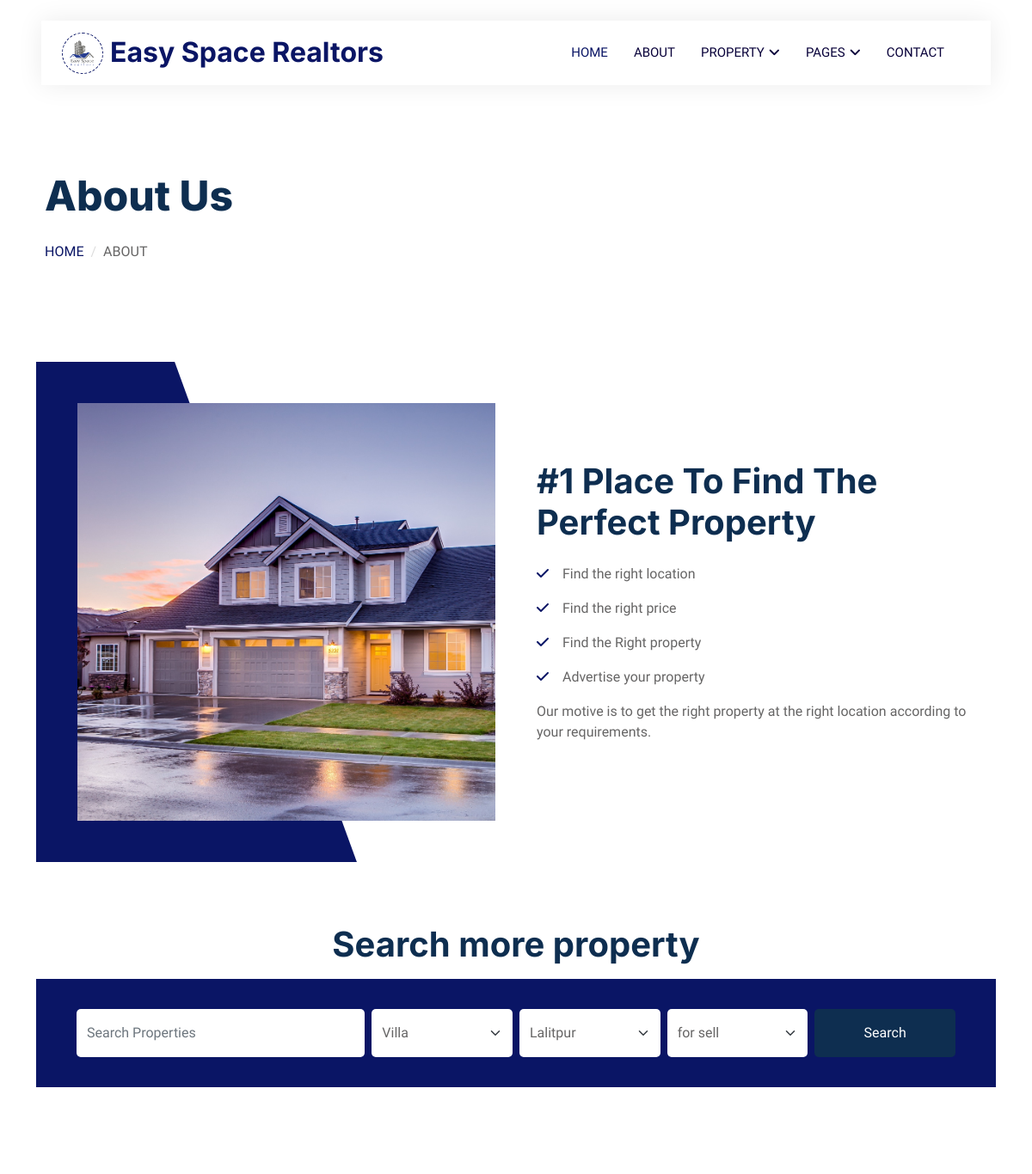
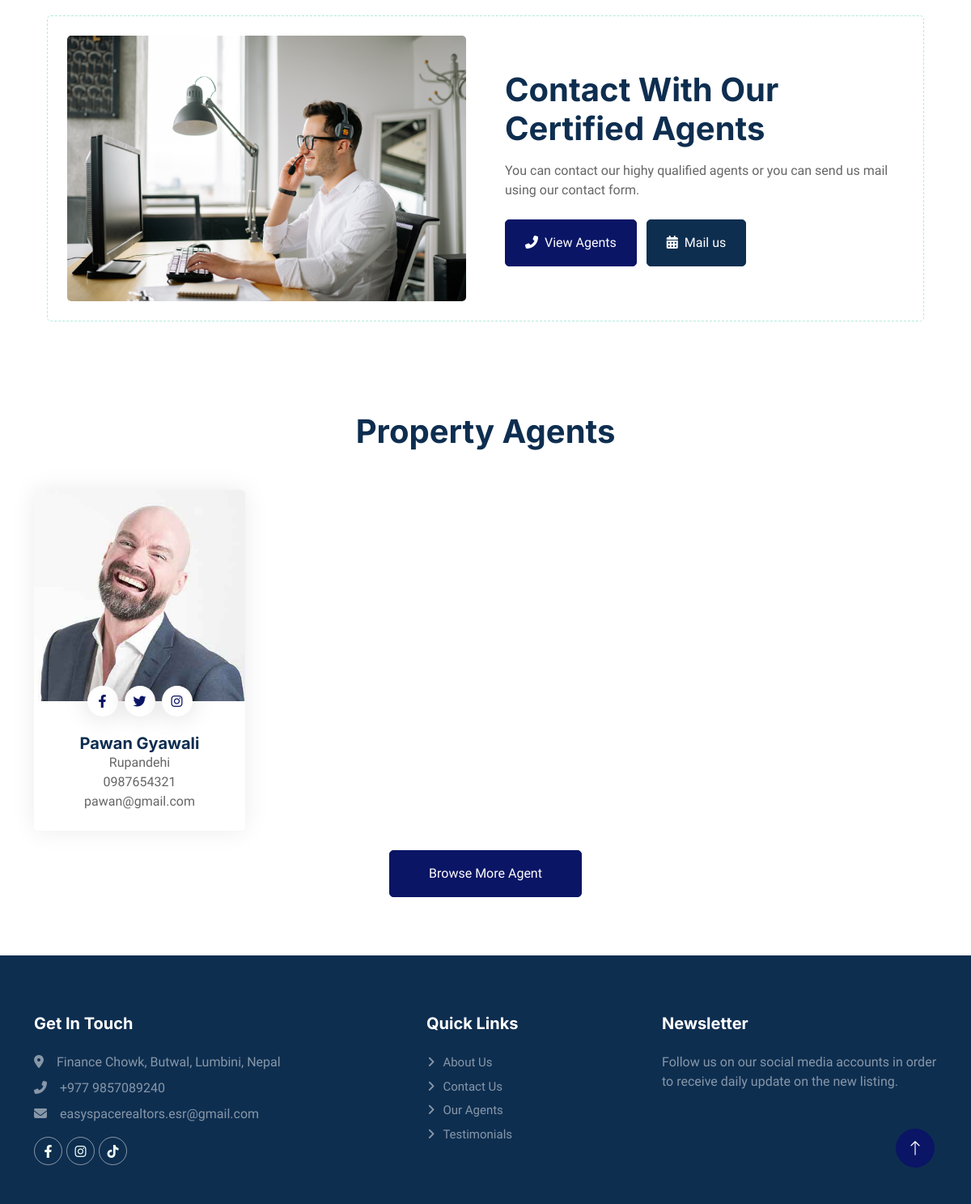
The page /about/ on the database its author committed (2 pictures, top to bottom).
### app01/models.py (models this page shows, shortened)
class Agent(models.Model):
    fullname            = models.CharField(max_length=200,blank = True, null= True)
    image               = models.ImageField(upload_to='static/images', blank = True, null= True)
    city                = models.ForeignKey(City, on_delete=models.SET_NULL,null=True)
    phone               = models.CharField(max_length=200,null=True,default=None)
    email                = models.CharField(max_length=200,null=True,default=None)
    facebook            = models.CharField(max_length=200,null=True,default=None)
    instagram           = models.CharField(max_length=200,null=True,default=None)
    twitter             = models.CharField(max_length=200,null=True,default=None)
    tiktok              = models.CharField(max_length=200,null=True,default=None)
    skype               = models.CharField(max_length=200,null=True,default=None)
    created_at          = models.DateTimeField(auto_now=True)
    updated_at          = models.DateTimeField(auto_now_add=True)

class City(models.Model):
    title               = models.CharField(max_length=200,blank = True, null= True)
    created_at          = models.DateTimeField(auto_now=True)
    updated_at          = models.DateTimeField(auto_now_add=True)
    class Meta:
        verbose_name= 'City'
        verbose_name_plural = 'Cities'
    def __str__(self):
        return f'{self.title}'

### app01/views.py (the view)
# urls.py: path('about/', views.aboutUs_view, name='aboutUs_view'),
def aboutUs_view(request):
    return render(request, 'app01/about.html')

### app01/context_processor.py (called while the page is built)
def menu_links(request):
    try:
        locations = City.objects.all()
    except:
        locations = None
    try:
        types = PropertyType.objects.all()
    except:
        types = None
    try:
        c_agents = Agent.objects.all()
    except:
        c_agents = None
    try:
        c_agents=c_agents[:4]
    except:
        pass
    try:
        c_testimonials = Testimonial.objects.all()[:3]
    except:
        c_testimonials = Testimonial.objects.all()
    return dict( locations = locations , types = types , c_agents = c_agents , c_testimonials = c_testimonials)

### templates/app01/about.html (shortened to what this page needs)
{% extends './base.html' %}
{% load static %}
{% block content %}
<div class="container-fluid header bg-white p-0 m-1">
    <div class="row g-0 align-items-center flex-column-reverse flex-md-row">
        <div class="col-md-6 p-5 mt-lg-5">
            <h1 class="display-5 animated fadeIn mb-4">About Us</h1>
                <nav aria-label="breadcrumb animated fadeIn">
                <ol class="breadcrumb text-uppercase">
                    <li class="breadcrumb-item"><a href="#">Home</a></li>
                    <li class="breadcrumb-item text-body active" aria-current="page">About</li>
                </ol>
            </nav>
        </div>
        <div class="col-md-6 animated fadeIn">
        </div>
    </div>
</div>
{% include '../includes/aboutblock.html' %}
<div class="container-xxl py-2 pt-4">
    <div class="container">
        <div class="text-center mx-auto mb-1 wow fadeInUp" data-wow-delay="0.1s">
            <h1 class="mb-3">Search more property</h1>
            {% include '../includes/searchblock.html' %}
        </div>
    </div>
</div>
{% include '../includes/contactblock.html' %}
{% include '../includes/agentblock.html' %}
{% endblock content %}

### templates/includes/agentblock.html (shortened to what this page needs)
{% load static %}
{% if c_agents %}
<div class="container-xxl py-5">
    <div class="container">
        <div class="text-center mx-auto mb-5 wow fadeInUp" data-wow-delay="0.1s" style="max-width: 600px;">
            <h1 class="mb-3">Property Agents</h1>
        </div>
        <div class="row g-4">
            {% for agent in c_agents %}
            <div class="col-lg-3 col-6 wow fadeInUp" data-wow-delay="0.1s">
                <div class="team-item rounded overflow-hidden">
                    <div class="position-relative">
                        <img class="img-fluid" src="{{agent.image.url}}" alt="">
                        <div class="position-absolute start-50 top-100 translate-middle d-flex align-items-center">
                            {% if agent.facebook %}
                            <a class="btn btn-square mx-1" href="{{agent.facebook}}" target="_blank"><i class="fab fa-facebook-f"></i></a>
                            {% endif %}
                            {% if agent.twitter %}
                            <a class="btn btn-square mx-1" href="{{agent.twitter}}" target="_blank"><i class="fab fa-twitter"></i></a>
                            {% endif %}
                            {% if agent.instagram %}
                            <a class="btn btn-square mx-1" href="{{agent.instagram}}" target="_blank"><i class="fab fa-instagram"></i></a>
                            {% endif %}
                        </div>
                    </div>
                    <div class="text-center p-4 mt-3">
                        <h5 class="fw-bold mb-0">{{agent.fullname}}</h5>
                        <p class="p-0 m-0">{{agent.city}}</p>
                        <p class="p-0 m-0">{{agent.phone}}</p>
                        <p class="p-0 m-0">{{agent.email}}</p>
                    </div>
                </div>
            </div>
            {% endfor %}
            {% if "/agents/" not in request.get_full_path %}
            <div class="col-12 text-center">
                <a class="btn btn-primary py-3 px-5" href="{% url 'agents_view' %}">Browse More Agent</a>
            </div>
            {% endif %}
        </div>
    </div>
</div>
{% endif %}

### static/css/style.css (style rules this page uses)
:root { --primary: #0a1565; --secondary: #FF6922; --light: #EFFDF5; --dark: #09023a; }
.btn { transition: .5s; }
.btn.btn-primary, .btn.btn-secondary { color: #FFFFFF; }
.btn-square { width: 38px; height: 38px; }
.btn-square, .btn-sm-square, .btn-lg-square { padding: 0; display: flex; align-items: center; justify-content: center; font-weight: normal; border-radius: 50px; }
@media (min-width: 992px) { .header { margin-top: -120px; } }
.breadcrumb-item + .breadcrumb-item::before { color: #DDDDDD; }
.team-item { box-shadow: 0 0 30px rgba(0, 0, 0, .08); transition: .5s; }
.team-item .btn { color: var(--primary); background: #FFFFFF; box-shadow: 0 0 30px rgba(0, 0, 0, .15); }

### rows shown on the page
Agent: image (picture), fullname "Pawan Gyawali", city "Rupandehi", phone "0987654321", email "pawan@gmail.com"

### other values the page prints
form field types "Villa"
form field city "Lalitpur"
